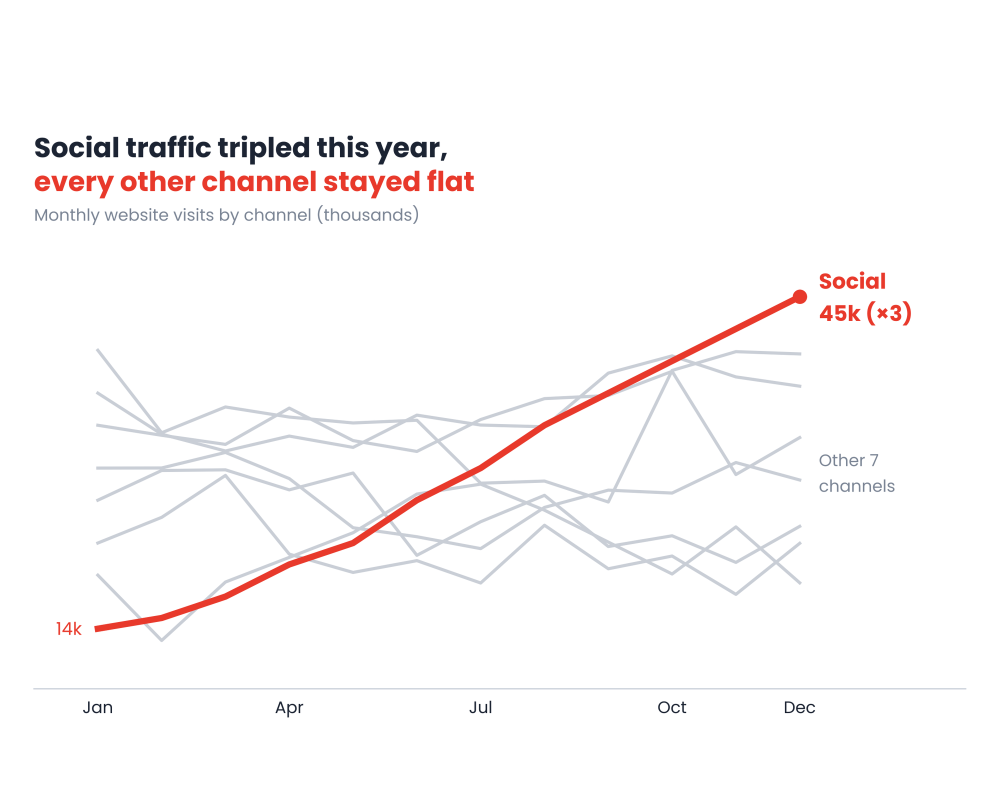
#> input picture assets/charts/1b_after.png, 3000 x 2400 px, found by its file name (shown at 1/3 size)
$ python orbit_effect.py
#> lines starting #> are read from the running program, lines starting #| are printed output that depends on the picture; after the words box and inside, x2 and y2 are one past the last pixel; in counts of white or black regions, pixels touching at a corner belong together
# Orbit effect: cards circle your head (behind at the top, in front at the bottom).
# Needs frames f_###.png (ffmpeg -ss START -t DUR -i video -vf fps=30 f_%03d.png)
# and person masks m_###.png (rembg, model u2net_human_seg). Writes o_###.png to overlay back onto the video.
import numpy as np, glob, math, sys
from PIL import Image, ImageDraw, ImageFilter
srcs=["assets/charts/1b_after.png","assets/charts/2b_after.png","assets/charts/5b_after.png","assets/charts/6b_after.png","assets/charts/7b_after.png","assets/charts/9b_after.png"]  # images that orbit your head
CW,CH=165,293
CX,CY,RX,RY=590,950,450,330
def mk(p):
#> called with p = 'assets/charts/1b_after.png'
    im=Image.open(p).convert("RGB"); w,h=im.size; t=CW/CH
#> in mk, im is the input picture: PIL image 3000x2400 RGB; mean R, G, B 251.9, 249.8, 249.9
#> after `w, h = im.size`: w = 3000; h = 2400
    if w/h>t: nw=int(h*t); im=im.crop(((w-nw)//2,0,(w-nw)//2+nw,h))
#> after `nw = int(h * t)`: nw = 1351
    else: nh=int(w/t); im=im.crop((0,(h-nh)//2,w,(h-nh)//2+nh))
    im=im.resize((CW,CH),Image.LANCZOS).convert("RGBA")
#> im: PIL image 165x293 RGBA
    m=Image.new("L",(CW,CH),0); ImageDraw.Draw(m).rounded_rectangle([0,0,CW-1,CH-1],radius=16,fill=255); im.putalpha(m)
#> after `m = Image.new('L', (CW, CH), 0)`: m: PIL image 165x293 L; every value is 0
#> after `ImageDraw.Draw(m).rounded_rectangle([0, 0, CW - 1, CH - 1], radius=16,`:
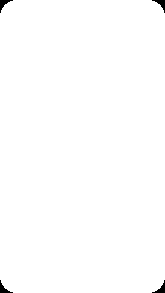
#> m: PIL image 165x293 L; 99.5% white; 4 black regions, box (x1, y1, x2, y2) and area: (0, 0, 13, 13) 61, (152, 0, 165, 13) 61, (0, 280, 13, 293) 61, (152, 280, 165, 293) 61
    pad=24; sh=Image.new("RGBA",(CW+2*pad,CH+2*pad),(0,0,0,0)); ImageDraw.Draw(sh).rounded_rectangle([pad,pad+6,pad+CW,pad+CH+6],radius=16,fill=(0,0,0,120))
#> after `sh = Image.new('RGBA', (CW + 2 * pad, CH + 2 * pad), (0, 0, 0, 0))`: sh: PIL image 213x341 RGBA; every value is 0
    sh=sh.filter(ImageFilter.GaussianBlur(10)); sh.alpha_composite(im,(pad,pad))
    ImageDraw.Draw(sh).rounded_rectangle([pad,pad,pad+CW-1,pad+CH-1],radius=16,outline=(255,255,255,230),width=4); return sh
cards=[mk(p) for p in srcs]
#> call 2 of mk, with p = 'assets/charts/2b_after.png'
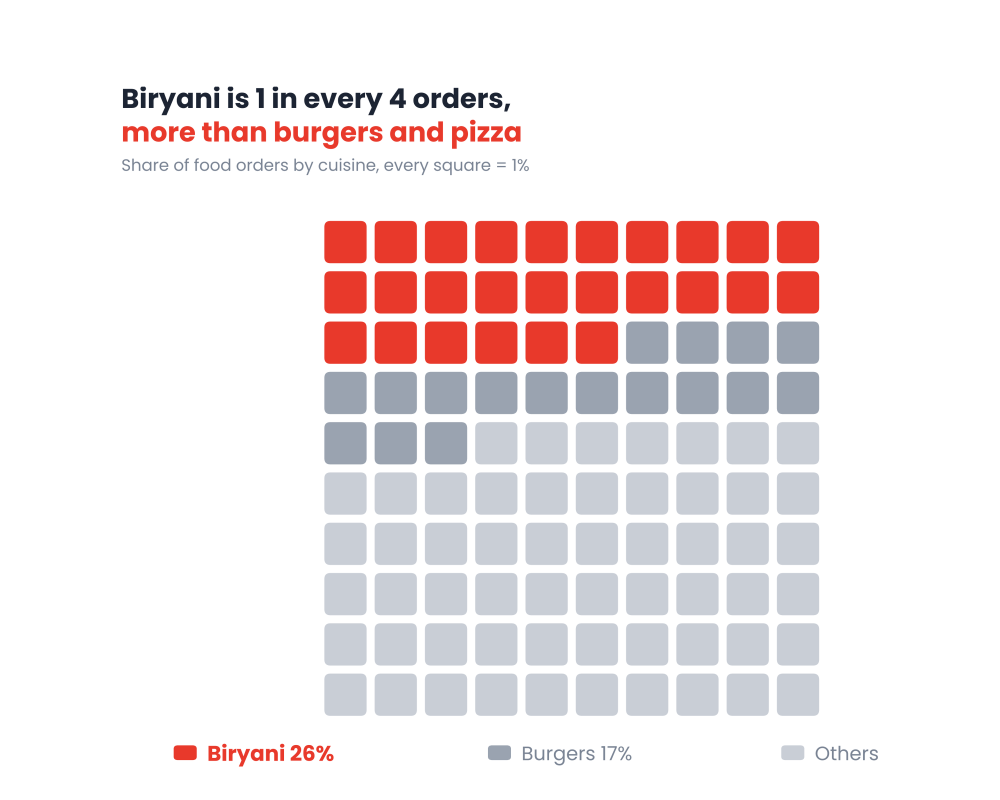
#> input picture assets/charts/2b_after.png, 3000 x 2400 px, found by its file name (shown at 1/3 size)
#> in mk, im is the input picture: PIL image 3000x2400 RGB; mean R, G, B 241.6, 231.5, 232.3
#> call 3 of mk, with p = 'assets/charts/5b_after.png'
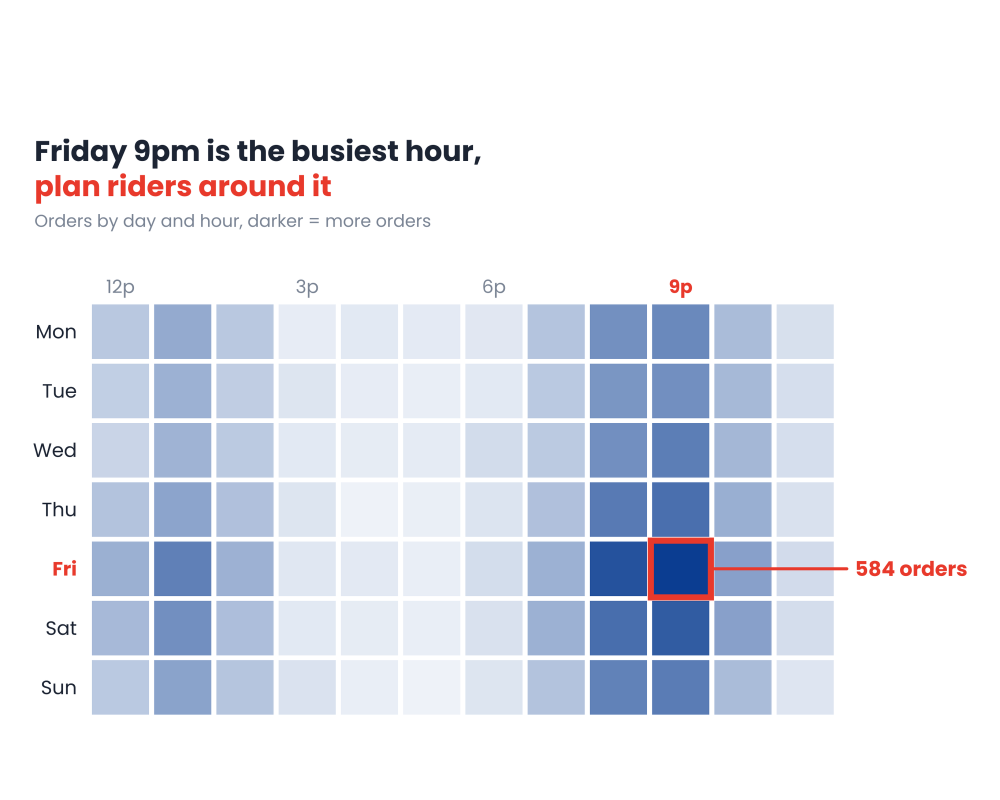
#> input picture assets/charts/5b_after.png, 3000 x 2400 px, found by its file name (shown at 1/3 size)
#> in mk, im is the input picture: PIL image 3000x2400 RGB; mean R, G, B 227.4, 231.7, 240.5
#> call 4 of mk, with p = 'assets/charts/6b_after.png'
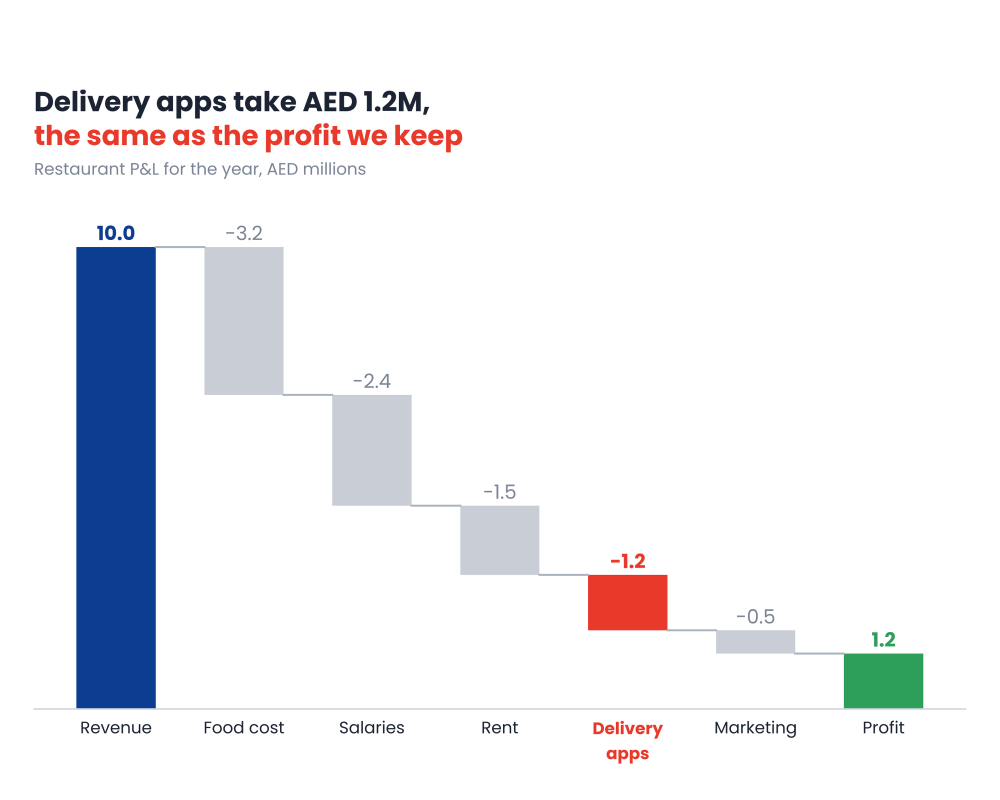
#> input picture assets/charts/6b_after.png, 3000 x 2400 px, found by its file name (shown at 1/3 size)
#> in mk, im is the input picture: PIL image 3000x2400 RGB; mean R, G, B 238.5, 239.7, 243.5
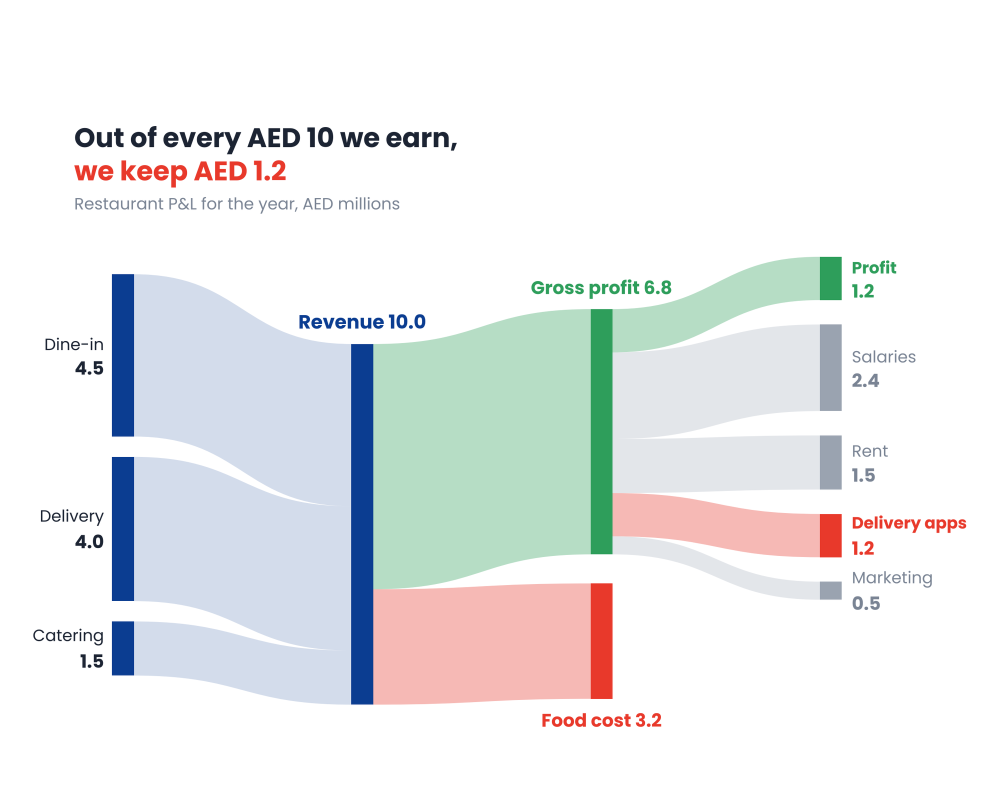
#> input picture assets/charts/7b_after.png, 3000 x 2400 px, found by its file name (shown at 1/3 size)
#> in mk, im is the input picture: PIL image 3000x2400 RGB; mean R, G, B 234.1, 236.2, 237
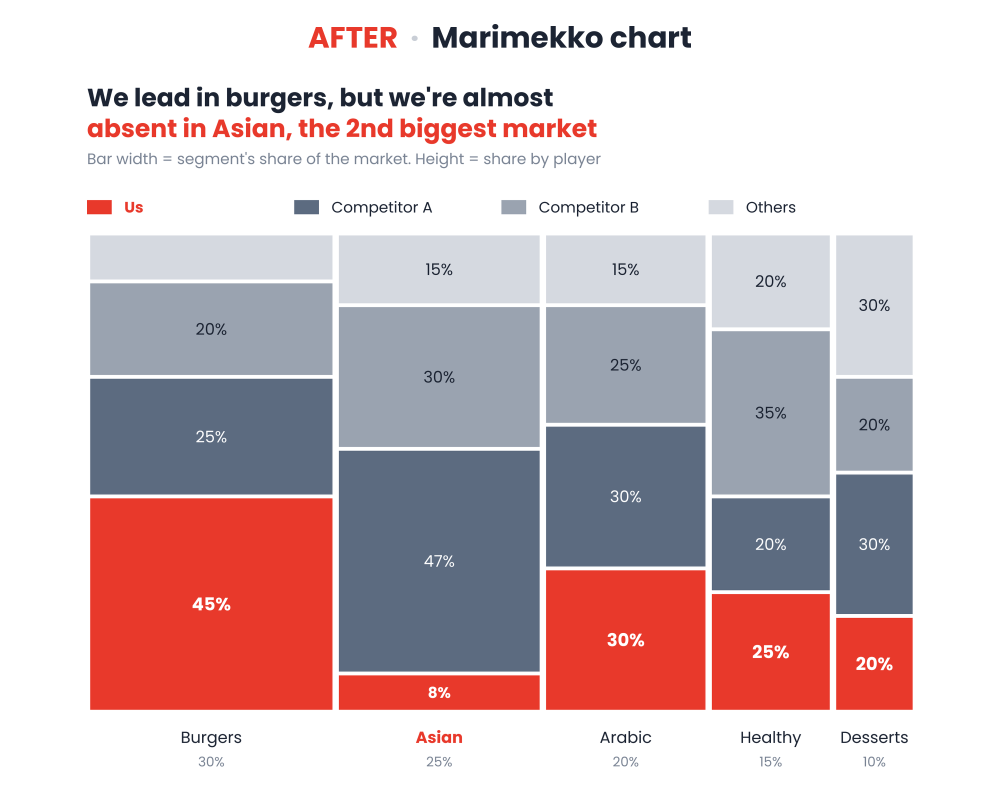
#> input picture assets/charts/9b_after.png, 3000 x 2400 px, found by its file name (shown at 1/3 size)
#> in mk, im is the input picture: PIL image 3000x2400 RGB; mean R, G, B 210.4, 190.9, 194.3
#> in mk (call 6), `sh.alpha_composite(im, (pad, pad))`:
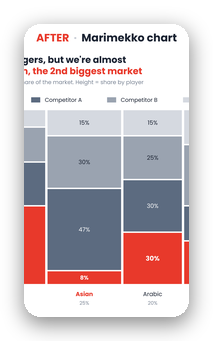
#> sh: PIL image 213x341 RGBA; mean R, G, B, A 129, 117.2, 120.8, 175.6; transparent parts drawn white
#> cards = 6 items
def ease(x): x=max(0,min(1,x)); return x*x*(3-2*x)
fs=sorted(glob.glob("f_*.png"))
for i,f in enumerate(fs):
    t=i/30; fr=Image.open(f).convert("RGBA"); m=Image.open(f.replace("f_","m_")).convert("L")
    person=fr.copy(); person.putalpha(m)
    a=ease(t/0.45)*(1-ease((t-2.55)/0.45)); items=[]
    for k,c in enumerate(cards):
        th=2*math.pi*k/len(cards)+2*math.pi*t/2.8
        r=0.55+0.45*a; x=CX+RX*math.cos(th)*r; y=CY+RY*math.sin(th)*r; depth=math.sin(th)
        sc=(0.8+0.25*(depth+1)/2)*(0.4+0.6*a); items.append((depth,x,y,sc,c))
    out=fr.copy()
    for front in (False,True):
        for depth,x,y,sc,c in sorted(items,key=lambda z:z[0]):
            if (depth>0.15)!=front: continue
            cc=c.resize((int(c.width*sc),int(c.height*sc)),Image.BILINEAR)
            if a<0.999: cc.putalpha(cc.getchannel("A").point(lambda p:int(p*a)))
            out.alpha_composite(cc,(int(x-cc.width/2),int(y-cc.height/2)))
        if not front: out.alpha_composite(person)
    out.convert("RGB").save(f.replace("f_","o_"))
